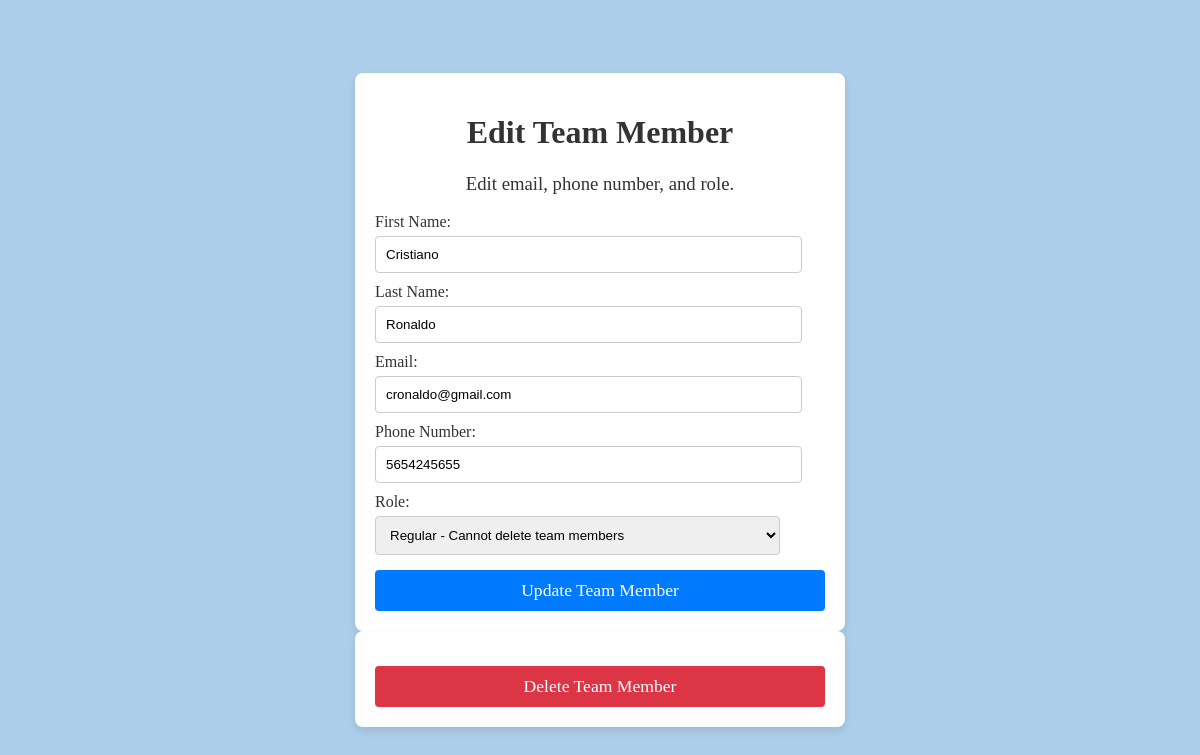
/api/edit/20/, run on the app's committed database.
### myapp/models.py (models this page shows, shortened)
class TeamMember(models.Model):
    ROLE_CHOICES = [
        ('admin', 'Admin'),
        ('regular', 'Regular'),
    ]
    first_name = models.CharField(max_length=100)
    last_name = models.CharField(max_length=100)
    email = models.EmailField(unique=True)
    phone_number = models.CharField(
    max_length=17,
    blank=True,
    null=True
  )
    role = models.CharField(max_length=100)
    created_at = models.DateTimeField(auto_now_add=True)

### myapp/views.py (the view, shortened to what this page needs)
# urls.py: path('edit/<int:id>/', edit_team_member, name='edit_team_member'),
def edit_team_member(request, id):
    team_member = get_object_or_404(TeamMember, id=id)
    return render(request, 'edit_team_member.html', {'team_member': team_member})

### myapp/templates/edit_team_member.html (shortened to what this page needs)
{% extends 'base.html' %}
{% block content %}
    <form method="POST">
        <h1>Edit Team Member</h1>
        <h3>Edit email, phone number, and role.</h3>
        <label for="first_name">First Name:</label>
        <input type="text" id="first_name" name="first_name" value="{{ team_member.first_name }}" required><br>
        <label for="last_name">Last Name:</label>
        <input type="text" id="last_name" name="last_name" value="{{ team_member.last_name }}" required><br>
        <label for="email">Email:</label>
        <input type="email" id="email" name="email" value="{{ team_member.email }}" required><br>
        <label for="phone_number">Phone Number:</label>
        <input type="tel" id="phone_number" name="phone_number" value="{{ team_member.phone_number }}" required><br>
        <label for="role">Role:</label>
        <select id="role" name="role" required>
            <option value="regular" {% if team_member.role == 'regular' %}selected{% endif %}>Regular - Cannot delete team members</option>
        </select><br>
        <button type="submit">Update Team Member</button>
    </form>
    {% if team_member.role == 'regular' %}
    <form method="POST" action="{% url 'delete_team_member' team_member.id %}">
        <button type="submit" class="delete-button">Delete Team Member</button>
    </form>
    {% endif %}
{% endblock %}

### myapp/templates/base.html (style rules this page uses)
body { font-family: Georgia, 'Times New Roman', Times, serif, sans-serif; background-color: #adcee9; color: #333; display: flex; justify-content: center; align-items: center; height: 100vh; margin: 0; flex-direction: column; }
h1 { text-align: center; }
h3 { text-align: center; font-weight: normal; }
form { background-color: white; padding: 20px; border-radius: 8px; box-shadow: 0 4px 8px rgba(0, 0, 0, 0.1); width: 100%; max-width: 450px; }
label { font-weight: normal; margin-top: 10px; display: block; }
input, select { width: 90%; padding: 10px; margin-top: 5px; border: 1px solid #ccc; border-radius: 4px; }
button { font-family: Georgia, 'Times New Roman', Times, serif, sans-serif; width: 100%; padding: 10px; background-color: #007BFF; color: white; border: none; border-radius: 4px; font-size: 1.1em; margin-top: 15px; cursor: pointer; }
.delete-button { background-color: #dc3545; }

### data on the page
TeamMember: first_name "Cristiano", last_name "Ronaldo", email "cronaldo@gmail.com", phone_number "5654245655", role "Regular - Cannot delete team members"
